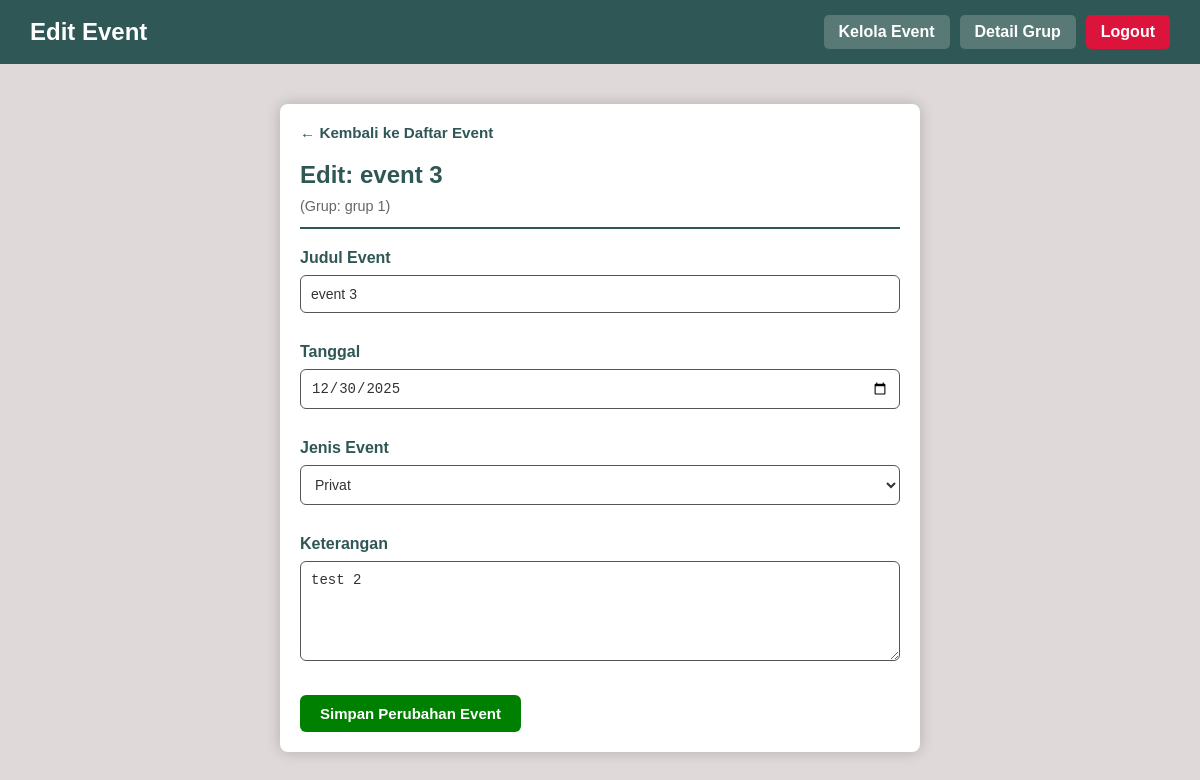
/dosen/grup/edit_event.php?idgrup=1&idevent=2 (signed in), run on the app's committed database.
### tables this page shows
CREATE TABLE `event` (
  `idevent` int(11) NOT NULL,
  `idgrup` int(11) NOT NULL,
  `judul` varchar(45) DEFAULT NULL,
  `judul-slug` varchar(45) DEFAULT NULL,
  `tanggal` datetime DEFAULT NULL,
  `keterangan` text DEFAULT NULL,
  `jenis` enum('Privat','Publik') DEFAULT NULL,
  `poster_extension` varchar(4) DEFAULT NULL
);

CREATE TABLE `grup` (
  `idgrup` int(11) NOT NULL,
  `username_pembuat` varchar(20) NOT NULL,
  `nama` varchar(45) DEFAULT NULL,
  `deskripsi` varchar(45) DEFAULT NULL,
  `tanggal_pembentukan` datetime DEFAULT NULL,
  `jenis` enum('Privat','Publik') DEFAULT NULL,
  `kode_pendaftaran` varchar(45) DEFAULT NULL
);

### Database.php (called while the page is built, shortened)
<?php
class Database
{
    private $host = "localhost";
    private $username = "root";
    private $password = "";
    private $database = "fullstack";
    private $connection;
    public function __construct()
    {
        $this->connection = new mysqli(
            $this->host,
            $this->username,
            $this->password,
            $this->database
        );
    }
    public function prepare($sql)
    {
        return $this->connection->prepare($sql);
    }
}
class EventModel
{
    private $db;
    public function __construct()
    {
        $this->db = new Database();
    }
    public function getEventDetail($idevent, $idgrup, $username)
    {
        $sql = "SELECT e.*, g.nama AS group_name
                FROM event e
                JOIN grup g ON e.idgrup = g.idgrup
                WHERE e.idevent = ? AND e.idgrup = ? AND g.username_pembuat = ?";
        $stmt = $this->db->prepare($sql);
        $stmt->bind_param("iis", $idevent, $idgrup, $username);
        $stmt->execute();
        $result = $stmt->get_result();
        return $result->fetch_assoc();
    }
}
?>

### dosen/grup/edit_event.php (the view, shortened to what this page needs)
<?php
require_once '../../Database.php';
$eventModel = new EventModel();
$idgrup = (int) $_GET['idgrup'];
$idevent = (int) $_GET['idevent'];
$username_dosen = $_SESSION['username'];
$event = $eventModel->getEventDetail($idevent, $idgrup, $username_dosen);
$group_name = $event['group_name'];
?>
<!DOCTYPE html>
<html lang="id">
<head>
    <link rel="stylesheet" href="../../css/style.css">
</head>
<body>
    <header>
        <h2>Edit Event</h2>
        <nav>
            <a href="manage_event.php?idgrup=<?php echo $idgrup; ?>">Kelola Event</a>
            <a href="detail_group.php?idgrup=<?php echo $idgrup; ?>">Detail Grup</a>
            <a href="../../logout.php" class="logout">Logout</a>
        </nav>
    </header>
    <main class="container">
        <div class="box box-medium">
            <a href="manage_event.php?idgrup=<?php echo $idgrup; ?>" class="link-back">
                &leftarrow; Kembali ke Daftar Event
            </a>
            <h2 class="form-title">
                Edit: <?php echo htmlspecialchars($event['judul']); ?>
                <br>
                <small style="font-size: 0.6em; color: var(--text-muted); font-weight: normal;">
                    (Grup: <?php echo htmlspecialchars($group_name); ?>)
                </small>
            </h2>
            <form method="POST" action="">
                <div style="margin-bottom: 15px;">
                    <label for="judul">Judul Event</label>
                    <input type="text" id="judul" name="judul" value="<?php echo htmlspecialchars($event['judul']); ?>" required>
                </div>
                <div style="margin-bottom: 15px;">
                    <label for="tanggal">Tanggal</label>
                    <input type="date" id="tanggal" name="tanggal" value="<?php echo date('Y-m-d', strtotime($event['tanggal'])); ?>" required>
                </div>
                <div style="margin-bottom: 15px;">
                    <label for="jenis">Jenis Event</label>
                    <select id="jenis" name="jenis" required>
                        <option value="Privat" <?php echo $event['jenis'] == 'Privat' ? 'selected' : ''; ?>>Privat</option>
                    </select>
                </div>
                <div style="margin-bottom: 15px;">
                    <label for="keterangan">Keterangan</label>
                    <textarea id="keterangan" name="keterangan" rows="4" required><?php echo htmlspecialchars($event['keterangan']); ?></textarea>
                </div>
                <button type="submit" class="btn btn-green btn-full-mobile">Simpan Perubahan Event</button>
            </form>
        </div>
    </main>
</body>
</html>

### css/style.css (style rules this page uses)
@media (prefers-color-scheme: light) { :root { --bg-body: #E0D9D9; --bg-card: #ffffff; --text-main: #333333; --primary-color: #2F5755; --btn-bg: #2F5755; --border-color: #555; --input-bg: #ffffff; --shadow-color: rgba(0, 0, 0, 0.2); --title-color: #2F5755; --text-muted: #666666; --bg-thread-item: #f8f9fa; --btn-thread-bg: #4a6fa5; --status-open-bg: #d4edda; --status-open-text: #155724; --status-close-bg: #f8d7da; --status-close-text: #721c24; --chat-bg-area: #efe7dd; --chat-bubble-sent: #dcf8c6; --chat-bubble-received: #ffffff; --chat-text-sent: #333; --chat-header-border: #ddd; } }
body { font-family: Arial, sans-serif; background-color: var(--bg-body); color: var(--text-main); margin: 0; min-height: 100vh; }
header { background-color: var(--primary-color); color: white; padding: 15px 30px; display: flex; justify-content: space-between; align-items: center; }
header h2 { margin: 0; font-size: 1.5rem; color: white; }
nav { display: flex; gap: 10px; }
nav a { color: white; text-decoration: none; background-color: rgba(255, 255, 255, 0.2); padding: 8px 15px; border-radius: 5px; font-weight: bold; }
main, .container { padding: 40px; max-width: 1200px; margin: 0 auto; }
h1, h2, h3 { color: var(--title-color); margin-top: 0; }
.box, .form-container { background: var(--bg-card); padding: 20px; margin-bottom: 25px; border-radius: 8px; box-shadow: 0 0 15px 0 var(--shadow-color); color: var(--text-main); }
.box-medium { max-width: 600px; margin-left: auto; margin-right: auto; }
.form-title { border-bottom: 2px solid var(--primary-color); padding-bottom: 10px; margin-bottom: 20px; }
input, select, textarea { width: 100%; padding: 10px; margin-bottom: 15px; border: 1px solid var(--border-color); border-radius: 6px; font-size: 14px; box-sizing: border-box; background-color: var(--input-bg); color: var(--text-main); }
label { display: block; margin-bottom: 8px; font-weight: 600; color: var(--title-color); }
textarea { resize: vertical; min-height: 100px; }
select option { background-color: var(--bg-card); color: var(--text-main); }
button, .btn, .menu-button { display: inline-block; background-color: var(--btn-bg); color: white; padding: 10px 20px; border: none; border-radius: 6px; font-size: 15px; font-weight: bold; cursor: pointer; text-decoration: none; text-align: center; transition: background-color 0.3s; }
.btn-red, .logout { color: white; text-decoration: none; background-color: crimson; padding: 8px 15px; border-radius: 5px; font-weight: bold; }
.btn-green { background-color: green; }
.link-back { display: inline-flex; align-items: center; margin-bottom: 20px; color: var(--primary-color); text-decoration: none; font-weight: bold; font-size: 0.95em; transition: color 0.3s; }

### data on the page
event: judul "event 3", idgrup.nama "grup 1", tanggal "12/30/2025", jenis "Privat", keterangan "test 2"
